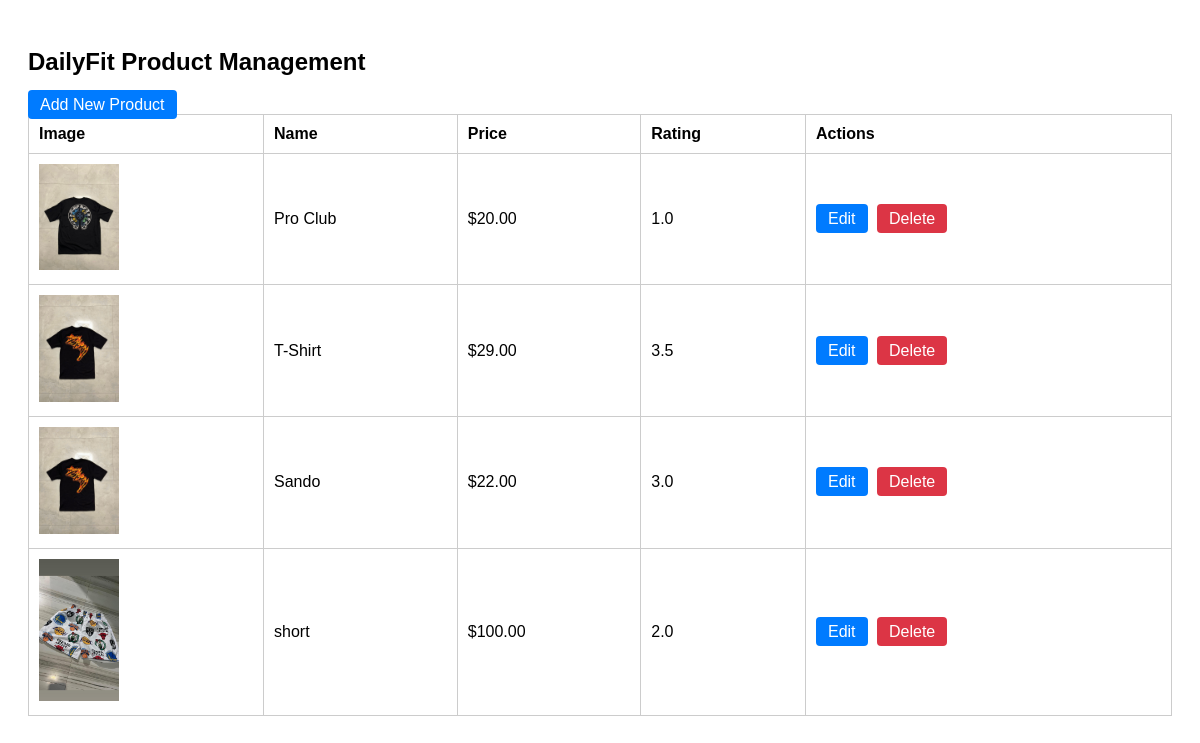
The app's page /client_products.php, older data.
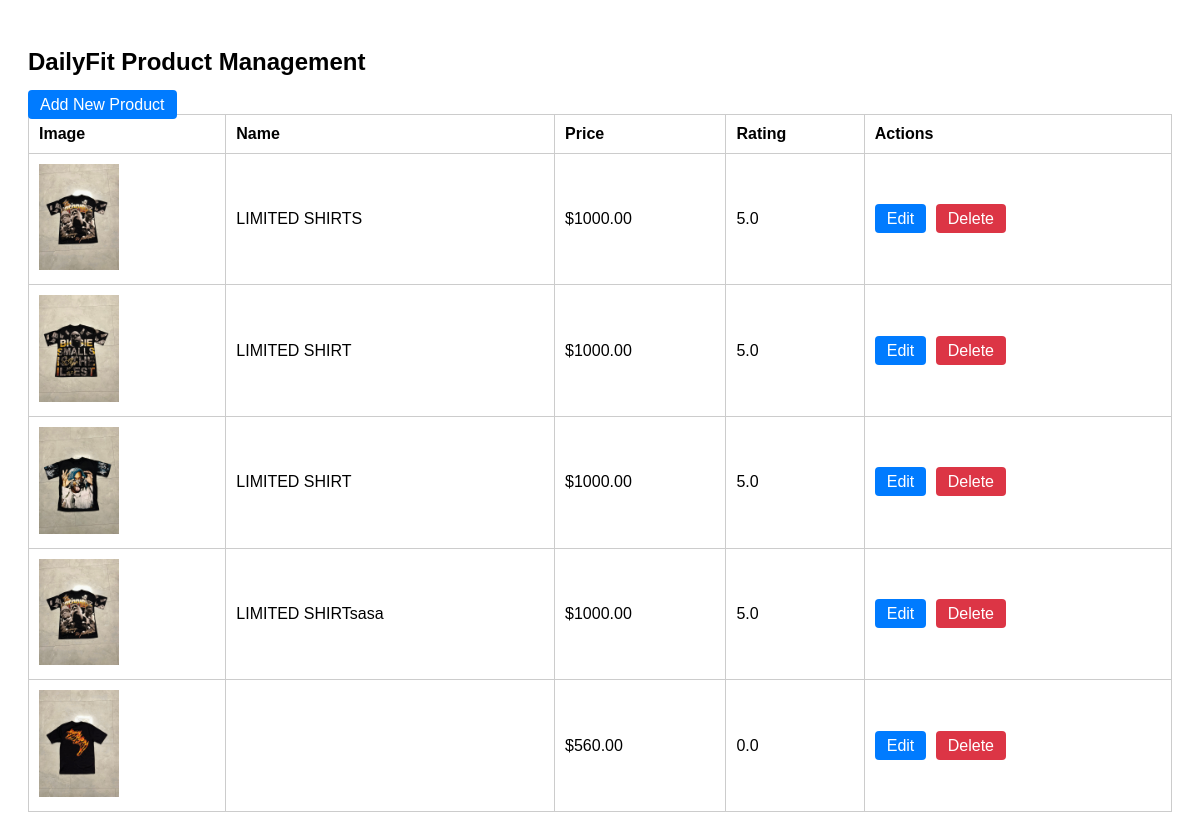
The same page, newer data.
### tables this page shows
CREATE TABLE `products` (
  `id` int(11) NOT NULL,
  `name` varchar(255) NOT NULL,
  `price` decimal(10,2) NOT NULL,
  `rating` decimal(2,1) NOT NULL,
  `image` varchar(255) NOT NULL
);

### client_products.php (the view, shortened to what this page needs)
<?php
include 'db_conn.php';
$result = mysqli_query($conn, "SELECT * FROM products");
?>
<!DOCTYPE html>
<html lang="en">
<head>
</head>
<body>
  <h2>DailyFit Product Management</h2>
  <a href="add_product.php" class="btn">Add New Product</a>
  <table>
    <thead>
      <tr>
        <th>Image</th>
        <th>Name</th>
        <th>Price</th>
        <th>Rating</th>
        <th>Actions</th>
      </tr>
    </thead>
    <tbody>
      <?php while ($row = mysqli_fetch_assoc($result)): ?>
        <tr>
          <td><img src="image/<?= $row['image'] ?>" width="80"></td>
          <td><?= $row['name'] ?></td>
          <td>$<?= $row['price'] ?></td>
          <td><?= $row['rating'] ?></td>
          <td>
            <a href="edit_product.php?id=<?= $row['id'] ?>" class="btn">Edit</a>
            <a href="client_products.php?delete=<?= $row['id'] ?>" class="btn btn-danger" onclick="return confirm('Are you sure?')">Delete</a>
          </td>
        </tr>
      <?php endwhile; ?>
    </tbody>
  </table>
</body>
</html>

### client_products.php (style rules this page uses)
body { font-family: Arial; padding: 20px; }
table { border-collapse: collapse; width: 100%; margin-bottom: 20px; }
th, td { border: 1px solid #ccc; padding: 10px; text-align: left; }
.btn { padding: 6px 12px; text-decoration: none; margin-right: 5px; background-color: #007bff; color: white; border-radius: 4px; }
.btn-danger { background-color: #dc3545; }

Row changes from the older to the newer data that the page shows:
removed products: image (picture), name "short", price "100.00", rating "2.0"
changed products: image: a different picture; name "Pro Club" → "LIMITED SHIRTS"; price "20.00" → "1000.00"; rating "1.0" → "5.0"
changed products (number 2 of 5 on the later page): image: a different picture; name "T-Shirt" → "LIMITED SHIRT"; price "29.00" → "1000.00"; rating "3.5" → "5.0"
changed products (number 3 of 5 on the later page): image: a different picture; name "Sando" → "LIMITED SHIRT"; price "22.00" → "1000.00"; rating "3.0" → "5.0"
added products: image (picture), name "LIMITED SHIRTsasa", price "1000.00", rating "5.0"
added products: image (picture), price "560.00", rating "0.0"
